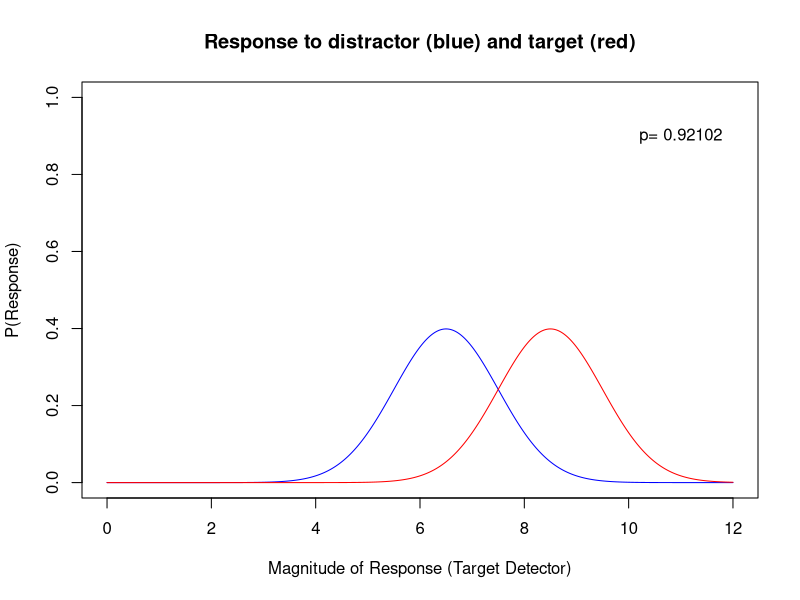
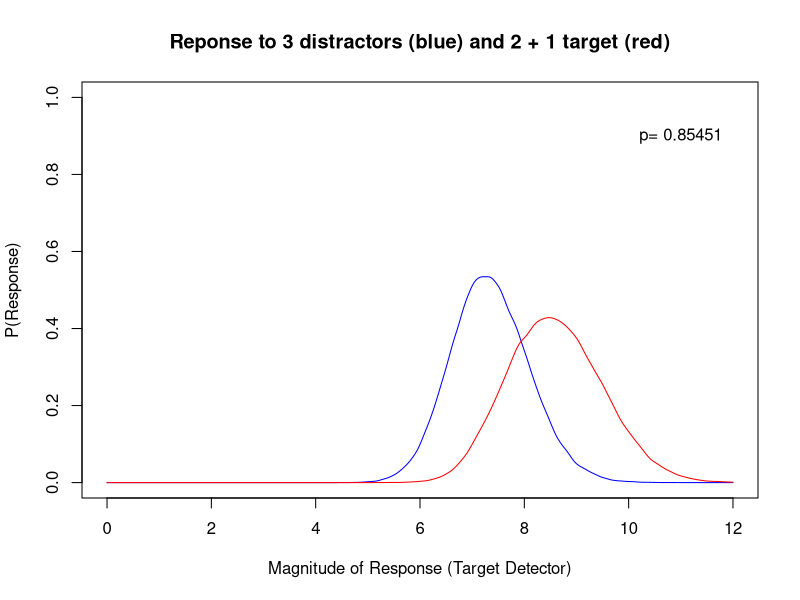

Generate these figures, in order, with R:
rm(list = ls())
# # # # # # # # # # # # # # # # # # # # # # # # # # # # # # # # # # # # # # # # # # # #
# # # # # # # # # # # # Replicating Figure 1 in Verghese (2001) # # # # # # # # # # # #
# # # # # # # # # # # # # # # # # # # # # # # # # # # # # # # # # # # # # # # # # # # #
# Luise Gootjes-Dreesbach, 25th Nov 2016
# Modelling from paper: 
# Verghese, P. (2001). Visual search and attention: A signal detection theory approach. Neuron, 31(4), 523-535.

# # # # # # # # # # # # PARAMETERS
numit<-3  # Number of items in the search display (Default: 8 or 32 for last two rows of fig. 1, respectively)
mu1<-6.5  # Mean target detector response to distractor (Default: 3.5 for left panels; 6.5 for right panels (in fig 1))
sd1<-1    # SD of target detector responses to distractor (Default: 1)
mu2<-8.5  # Mean target detector response to target (Default: 8.5)
sd2<-1    # SD of target detector responses to target (Default: 1)

# # # # # # # # # # # # Figure 1: Detector sensitivity
# Task:                 1st interval 1 target display
#                       2nd interval 1 distractor dislay
#                       Which was the interval with the target in it?
# Decision criterion:   Get response of target detector in each interval
#                       Report interval with higher response as containing the target
x<-seq(0,12,by=0.01)
y_dist<-dnorm(x,mu1,sd1)
y_targ<-dnorm(x,mu2,sd2)
plot(-1,-1,ylim=c(0,1),xlim=c(0,12),xlab="Magnitude of Response (Target Detector)",ylab="P(Response)",main="Response to distractor (blue) and target (red)")
lines(x,y_dist,col='blue')
lines(x,y_targ,col='red')

# In what proportion of trials do we correctly choose the display containing the target?
sim<-100000
d<-rnorm(sim,mu1,sd1) # Distractor samples
t<-rnorm(sim,mu2,sd2) # Target samples
p<-t-d
p<-length(p[p>0])/sim # Percentage of samples in which target wins
text(11, 0.9, paste("p=",p))

# # # # # # # # # # # # Figure 2: Monitoring several items per display
# Task:                 1st interval NUMIT distractors in display, 
#                       2nd interval the NUMIT-1 distractors + 1 target in display
#                       - which was the interval with the target in it?
# Decision criterion:   Get response of target detector for each item in each interval
#                       For each interval get maximum response, interval with higher response is
#                       reported to contain the target
d<-vector(length = sim)
t<-vector(length = sim)
for (i in 1:sim){ 
  d[i]<-max(rnorm(numit,mu1,sd1)) # get numit samples from distractor distribution, take maximum
  t[i]<-max(c(rnorm(numit-1,mu1,sd1),rnorm(1,mu2,sd2))) # get numit-1 samples from distractor distribution and 1 from target distribution, take maximum
}
# In what proportion of trials do we correctly choose the display containing the target?
p<-t-d
p<-length(p[p>0])/sim 
distPDF = density(d, from=0, to = 12, n = 1201) # PDF of detector response to distractors
targPDF = density(t, from=0, to = 12, n = 1201) # PDF of detector response to targets

plot(-1,-1,ylim=c(0,1),xlim=c(0,12),xlab="Magnitude of Response (Target Detector)",ylab="P(Response)",main=paste("Reponse to",numit,"distractors (blue) and",(numit-1),"+ 1 target (red)"))
lines(x,distPDF$y,col='blue')
lines(x,targPDF$y,col='red')
text(11, 0.9, paste("p=",p))




